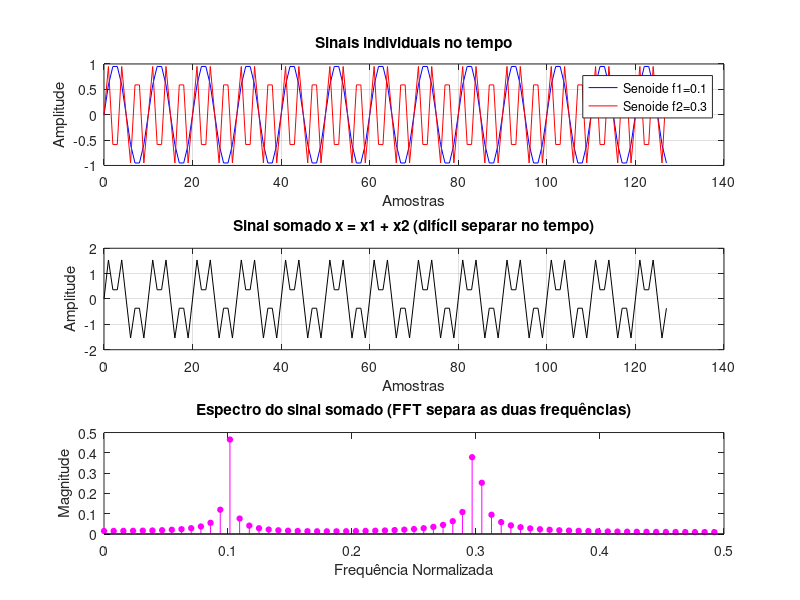

Source code (MATLAB): (Note: this script raises an error after producing the figure.)
% QUESTÃO 2 - Soma de duas senoides com FFT
% Mostra como o espectro separa componentes que
% se misturam no domínio do tempo


clear; clc; close all;

N  = 128;
n  = 0:N-1;

% Duas frequências diferentes
f1 = 0.1;   % componente 1
f2 = 0.3;   % componente 2

% Gerar as senoides e somá-las
x1 = sin(2*pi*f1*n);
x2 = sin(2*pi*f2*n);
x  = x1 + x2;

% FFT do sinal somado
X    = fft(x);
freq = (0:N-1)/N;

metade    = 1:N/2;
magnitude = abs(X(metade)) / N;
eixo_freq = freq(metade);

% --- Plotar ---
figure('Name','Questão 2','NumberTitle','off');

subplot(3,1,1);
plot(n, x1, 'b'); hold on; plot(n, x2, 'r');
legend('Senoide f1=0.1','Senoide f2=0.3');
title('Sinais individuais no tempo');
xlabel('Amostras'); ylabel('Amplitude'); grid on;

subplot(3,1,2);
plot(n, x, 'k');
title('Sinal somado x = x1 + x2 (difícil separar no tempo)');
xlabel('Amostras'); ylabel('Amplitude'); grid on;

subplot(3,1,3);
stem(eixo_freq, magnitude, 'm', 'filled', 'MarkerSize', 4);
title('Espectro do sinal somado (FFT separa as duas frequências)');
xlabel('Frequência Normalizada'); ylabel('Magnitude');
xline(f1,'b--', sprintf('f1=%.1f',f1));
xline(f2,'r--', sprintf('f2=%.1f',f2));
grid on;

fprintf('Picos detectados no espectro:\n');
[picos, idx] = findpeaks(magnitude, 'MinPeakHeight', 0.3);
for i = 1:length(idx)
    fprintf('  f = %.4f  |  magnitude = %.4f\n', eixo_freq(idx(i)), picos(i));
end

% DISCUSSÃO (comentário):
% No domínio do tempo, os dois sinais se misturam e fica difícil
% dizer quais frequências estão presentes. Já no espectro (FFT),
% aparecem dois picos claros exatamente em f1=0.1 e f2=0.3,
% mostrando que a análise em frequência é muito mais informativa.
